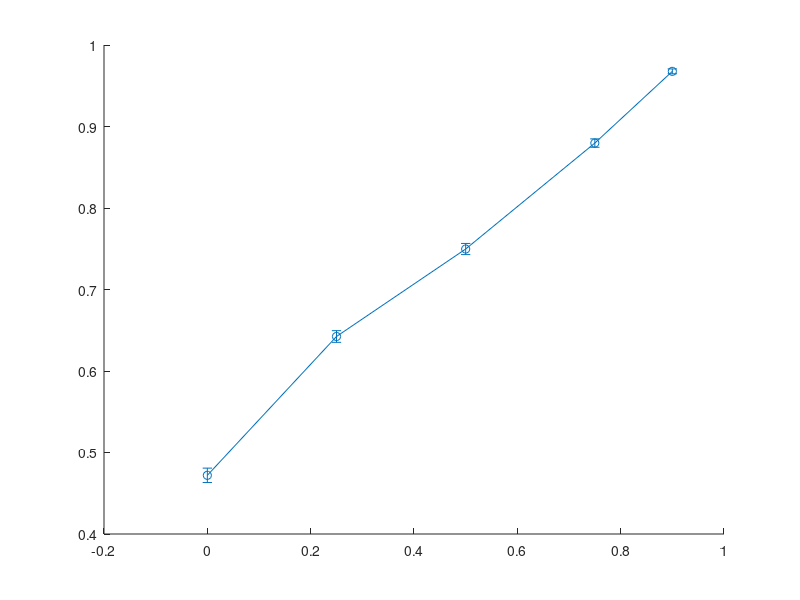

This chart was generated by the following MATLAB code: (Note: this script raises an error after producing the figure.)
clearvars; close all;
load("model_result_200.mat")

damps_cond = [0,0.25,0.5,0.75,0.9]; 
conds_name = ["Recorded","Full generative model","Inverted covariance","Scaled Variance","Uniform model","Inverted distribution","Linear decay"];

mean_perf = squeeze(mean(mod_ans_cond,1));
std_perf = squeeze(std(mod_ans_cond,0,1))/sqrt(size(mod_ans_cond,1));
eps = 0.001;

conds_use = [1 2 3 4 5];

for condss= conds_use
figure(1)
% set the size of the figure so it is readble in the paper
set(gcf,'Units','Inches','Position',[1, 1, 6, 5])
errorbar(damps_cond(1:5),mean_perf(:,condss),std_perf(:,condss),'-o','LineWidth',3,'CapSize',0,'MarkerSize',5)
hold on
end
set(gca,'FontSize',14)
set(gca,'XTick',damps_cond)
xlabel('Damping ratio')
ylabel('Proportion correct')
title("Damping discrimination experiment (n = "+ num2str(size(mod_ans_cond,1))+")")
ylim([0.45 1])
xlim([-0.1 1])
hold on
% draw a dashed line to show chance performance
plot([-1 1.2],[0 0],'--','LineWidth',2,'Color','k')
hold off
legend(conds_name(conds_use),'Location','southeast','Box','off')
saveas(1,"../../Figures/all_figs/SupFigure_8.svg")
